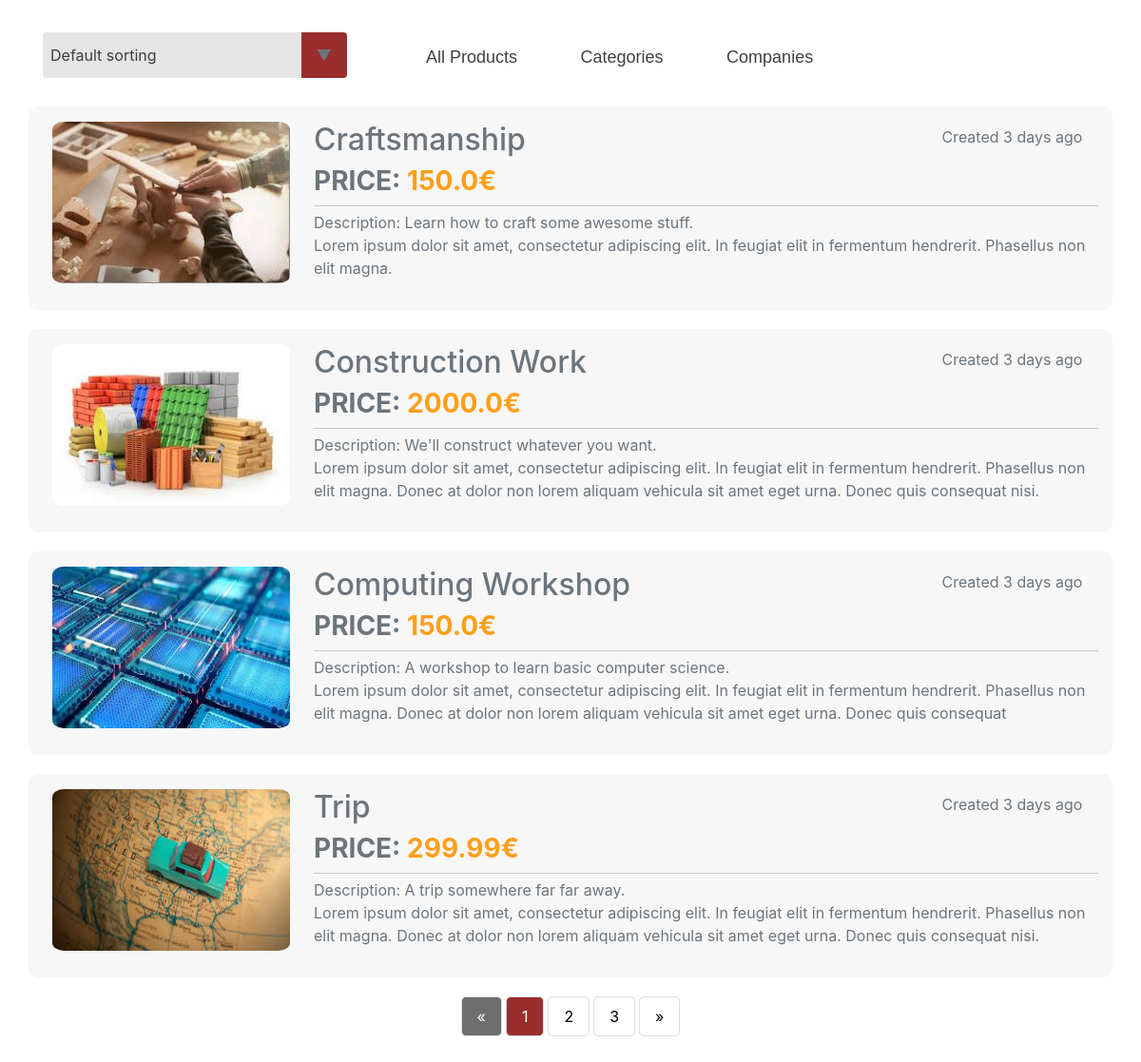
Screenshot of /products/ with the database file from the repository.
### product_listing/models/product.py (models this page shows, shortened)
class Product(models.Model):
    name = models.CharField(max_length=50, blank=False, null=False)
    description = models.TextField(max_length=250, blank=False, null=False)
    photo = models.CharField(max_length=250, blank=True, null=True)
    categories = models.ManyToManyField(Category, related_name="products", blank=False)
    company = models.ForeignKey(to=Company, on_delete=models.CASCADE,
                                null=False, blank=False, related_name="products")
    school_type = models.CharField(choices=SchoolType.choices,
                                   max_length=200, null=False, blank=False)
    price = models.FloatField(blank=False, null=False)
    date_created = models.DateTimeField(auto_now_add=True)
    date_modified = models.DateTimeField(auto_now=True)
    end_date = models.DateTimeField()
    @property
    def time_passed_since_creation(self):
        return calculate_passed_time(first_date=datetime.now(), second_date=self.date_created)

### product_listing/views/product_views.py (the view)
# urls.py: url(r'^products/$', ProductListView.as_view(), name="list_products"),
class ProductListView(generic.ListView):
    template_name = 'product_list.html'
    context_object_name = 'products'
    model = Product
    def get_context_data(self, **kwargs):
        context = super(ProductListView, self).get_context_data(**kwargs)
        products = Product.objects.filter(end_date__gt=datetime.now(tz=timezone.utc))
        if 'order_by' in self.request.GET:
            if int(self.request.GET['order_by']) != Constants.DEFAULT:
                products = order_products(products=products,
                                          ordering=int(self.request.GET['order_by']))
                context['order_by'] = self.request.GET['order_by']
            else:
                context['order_by'] = Constants.DEFAULT
        else:
            context['order_by'] = Constants.DEFAULT
        page = self.request.GET.get('page', 1)
        products = paginate_products(products=products, page=page, elements_count=4)
        context['products'] = products
        return context

### product_listing/utils/common_utils.py (called while the page is built)
def calculate_passed_time(first_date: datetime, second_date: datetime) -> str:
    if first_date.replace(tzinfo=None) < second_date.replace(tzinfo=None):
        raise InvalidDate
    period = first_date.replace(tzinfo=None) - second_date.replace(tzinfo=None)
    if period.days > 0:
        result = f"{period.days} days ago"
    else:
        result = _convert_seconds(period.seconds)
    return result

### product_listing/utils/views_utils.py (called while the page is built)
def paginate_products(products, page: int, elements_count) -> Sequence[Product]:
    paginator = Paginator(products, elements_count)
    try:
        products = paginator.page(page)
    except PageNotAnInteger:
        products = paginator.page(1)
    except EmptyPage:
        products = paginator.page(paginator.num_pages)
    return products

### templates/product_list.html (shortened to what this page needs)
<!DOCTYPE html>
<html lang="en">
    <head>
        {% include "other_templates/navbar.html" %}
        {% load static %}
        <link rel="stylesheet" href="{% static 'css/style_list.css' %}">
    </head>
    <body>
        <div class="text-muted">
          <div class="container">
              <div class="select">
                  <select name="sort" id="sort">
                    <option {% if order_by == "0" %}selected="selected"{% endif %} value="0">Default sorting</option>
                  </select>
              </div>
                  {% if products|length == 0 %}
                      <h1 style="margin-top: 150px; text-align: center" >No products exist.</h1>
                  {% else %}
                      <div class="row" style="margin-top: 30px">
                          {% for product in products %}
                              <div class="col-md-12 item">
                                  <div class="row">
                                      <div class="col-xs-3 col-md-3 text-center">
                                          <div class="cover_item">
                                              <a href="{% url 'details_product' pk=product.id %} " target="_self">
                                                  <img src="http://127.0.0.1:8000/{{ product.photo }}"
                                                       alt="Click for details" class="item_img">
                                              </a>
                                          </div>
                                      </div>
                                      <div class="col-sm-9 col-md-9 section-box">
                                          <div class="row">
                                              <a class="col-sm-9 col-md-9" href="{% url 'details_product' pk=product.id %}" target="_self">
                                                  <h2  class="text-muted">{{ product.name }}</h2>
                                              </a>
                                              <span style="margin-top: 0.5%; margin-left: 4%">Created {{ product.time_passed_since_creation }}</span>
                                          </div>
                                          <h3 class="price">  Price: <span>{{ product.price }}€</span></h3>
                                          <hr />
                                          <div class="row rating-desc">
                                              <div class="col-md-12">
                                                  <p>Description: {{ product.description|linebreaksbr }}</p>
                                              </div>
                                          </div>
                                      </div>
                                  </div>
                              </div>
                          {% endfor %}
                      </div>
                  {% endif %}
          </div>
        </div>
        <footer class="text-muted">
            <div class="container">
                {% if products.has_other_pages %}
                    <div class="center">
                        <div class="pagination">
                            {% if products.has_previous %}
                                <a href="?page={{ products.previous_page_number }}&order_by={{ order_by }}">&laquo;</a>
                            {% else %}
                                <a class="disabled">&laquo;</a>
                            {% endif %}
                            {% for i in products.paginator.page_range %}
                                {% if products.number == i %}
                                    <a class="active">{{ i }}</a>
                                {% else %}
                                    <a href="?page={{ i }}&order_by={{ order_by }}">{{ i }}</a>
                                {% endif %}
                            {% endfor %}
                            {% if products.has_next %}
                                  <a href="?page={{ products.next_page_number }}&order_by={{ order_by }}">&raquo;</a>
                            {% else %}
                                <a class="disabled">&raquo;</a>
                            {% endif %}
                        </div>
                    </div>
                {% endif %}
            </div>
        </footer>
    </body>
</html>

### static/css/common.css (style rules this page uses)
body { overflow-x: hidden; padding:2%; margin-top:10px; }

### static/css/style_list.css (style rules this page uses)
.section-box hr { margin-top: 0;margin-bottom: 5px;border: 0;border-top: 1px solid rgb(199, 199, 199); }
a:link { text-decoration: none; }
.price { text-transform: UPPERCASE;font-weight: bold; }
.price span { color: #ff9f1a; }
.item { padding-top: 1rem; padding-bottom: 1rem; background-color: #f7f7f7; margin-bottom: 20px; border-radius: 10px; }
.cover_item { position: relative; display: inline-block; overflow: hidden; max-width: 100%; height: auto; border-radius: 5%; margin-left: 10px; }
.cover_item img { display: block; height: 170px; width: 250px; }
.center { text-align: center; }
.pagination { display: inline-block; }
.pagination a { color: black; float: left; padding: 8px 16px; text-decoration: none; border-radius: 5px; border: 1px solid #ddd; margin: 0 2px; }
.pagination a.active { background-color: #9a2d2d; color: white; border-radius: 5px; }
.pagination a.disabled { background-color: #6f6e6e; color: white; border-radius: 5px; }
.pagination a:first-child { border-top-left-radius: 5px; border-bottom-left-radius: 5px; }
.pagination a:last-child { border-top-right-radius: 5px; border-bottom-right-radius: 5px; }
select { -webkit-appearance: none; -moz-appearance: none; -ms-appearance: none; appearance: none; outline: 0; box-shadow: none; border: 0 !important; background: #e5e5e5; background-image: none; }
.select { position: relative; display: flex; width: 20em; height: 3em; line-height: 3; background: #9a2d2d; overflow: hidden; border-radius: .25em; }
select { flex: 1; padding: 0 .5em; color: #3d3d3d; cursor: pointer; }
.select::after { content: '\25BC'; position: absolute; top: 0; right: 0; padding: 0 1em; background: #9a2d2d; cursor: pointer; pointer-events: none; -webkit-transition: .25s all ease; -o-transition: .25s all ease; transition: .25s all ease; }

### rows the page displays
Product: photo (picture), name "Craftsmanship", time_passed_since_creation "3 days ago", price "150.0", description "Learn how to craft some awesome stuff. Lorem ipsum dolor sit amet, consectetur adipiscing elit. In feugiat elit in fermentum hendrerit. Phasellus non elit magna."
Product: photo (picture), name "Construction Work", time_passed_since_creation "3 days ago", price "2000.0", description "We'll construct whatever you want. Lorem ipsum dolor sit amet, consectetur adipiscing elit. In feugiat elit in fermentum hendrerit. Phasellus non elit magna. Donec at dolor non lorem aliquam vehicula sit amet eget urna. Donec quis consequat nisi."
Product: photo (picture), name "Computing Workshop", time_passed_since_creation "3 days ago", price "150.0", description "A workshop to learn basic computer science. Lorem ipsum dolor sit amet, consectetur adipiscing elit. In feugiat elit in fermentum hendrerit. Phasellus non elit magna. Donec at dolor non lorem aliquam vehicula sit amet eget urna. Donec quis consequat"
Product: photo (picture), name "Trip", time_passed_since_creation "3 days ago", price "299.99", description "A trip somewhere far far away. Lorem ipsum dolor sit amet, consectetur adipiscing elit. In feugiat elit in fermentum hendrerit. Phasellus non elit magna. Donec at dolor non lorem aliquam vehicula sit amet eget urna. Donec quis consequat nisi."

### other values shown
{{ i }} "1"
{{ i }} "2" "3"
